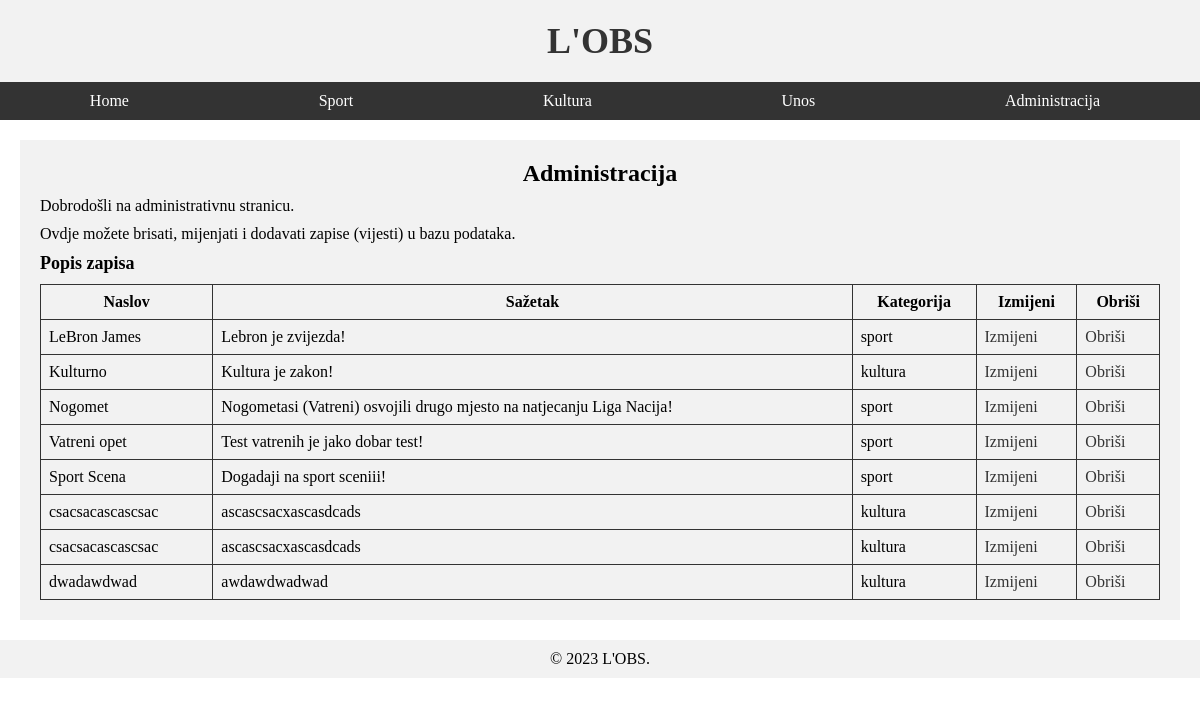
Screenshot of /administracija.php with the database file from the repository.
### tables this page shows
CREATE TABLE `vijest` (
  `id` int(11) NOT NULL,
  `datum` varchar(32) NOT NULL,
  `naslov` varchar(64) NOT NULL,
  `sazetak` text NOT NULL,
  `tekst` text NOT NULL,
  `slika` varchar(64) NOT NULL,
  `kategorija` varchar(64) NOT NULL,
  `arhiva` tinyint(1) NOT NULL
);

### HTML/administracija.php (the view, shortened to what this page needs)
<!DOCTYPE html>
<html lang="hr">
<head>
  <link rel="stylesheet" href="../style.css">
</head>
<body>
  <header>
    <h1>L'OBS</h1>
  </header>
  <nav>
    <ul>
      <li><a href="index.php">Home</a></li>
      <li><a href="kategorija.php?kategorija=sport">Sport</a></li>
      <li><a href="kategorija.php?kategorija=kultura">Kultura</a></li>
      <li><a href="unos.html">Unos</a></li>
      <li><a href="login.php">Administracija</a></li>
    </ul>
  </nav>
  <div class="admin-panel">
    <h2>Administracija</h2>
    <p>Dobrodošli na administrativnu stranicu.</p>
    <p>Ovdje možete brisati, mijenjati i dodavati zapise (vijesti) u bazu podataka.</p>
    <?php
    $host = 'localhost:3307';
    $dbName = 'projektni2';
    $username = 'marco';
    $password = 'root';
    $conn = mysqli_connect($host, $username, $password, $dbName);
        ?>
    <h3>Popis zapisa</h3>
    <table>
      <tr>
        <th>Naslov</th>
        <th>Sažetak</th>
        <th>Kategorija</th>
        <th>Izmijeni</th>
        <th>Obriši</th>
      </tr>
      <?php
      $sqlSelectAll = "SELECT * FROM vijest";
      $resultSelectAll = mysqli_query($conn, $sqlSelectAll);
      if (mysqli_num_rows($resultSelectAll) > 0) {
        while ($rowSelectAll = mysqli_fetch_assoc($resultSelectAll)) {
          echo '<tr>';
          echo '<td>' . $rowSelectAll['naslov'] . '</td>';
          echo '<td>' . $rowSelectAll['sazetak'] . '</td>';
          echo '<td>' . $rowSelectAll['kategorija'] . '</td>';
          echo '<td><a href="administracija.php?edit=' . $rowSelectAll['id'] . '">Izmijeni</a></td>';
          echo '<td><a href="administracija.php?delete=' . $rowSelectAll['id'] . '">Obriši</a></td>';
          echo '</tr>';
        }
      } else {
        echo '<tr><td colspan="5">Nema zapisa u bazi podataka.</td></tr>';
      }
      ?>
    </table>
  </div>
  <footer>
    <p>&copy; 2023 L'OBS.</p>
  </footer>
</body>
</html>

### style.css (style rules this page uses)
html, body, h1, h2, h3, p, ul, li { margin: 0; padding: 0; }
header { text-align: center; background-color: #f2f2f2; padding: 20px; }
h1 { font-size: 36px; color: #333; }
nav { background-color: #333; }
nav ul { display: flex; justify-content: space-around; list-style-type: none; padding: 10px 0; }
nav li { margin-right: 10px; }
nav a { color: #fff; text-decoration: none; padding: 5px 10px; }
h2 { font-size: 24px; margin-bottom: 10px; text-align: center; }
footer { text-align: center; background-color: #f2f2f2; padding: 10px; }
.admin-panel { margin: 20px; padding: 20px; background-color: #f2f2f2; }
.admin-panel h2 { font-size: 24px; margin-bottom: 10px; }
.admin-panel p { margin-bottom: 10px; }
.admin-panel h3 { font-size: 18px; margin-bottom: 10px; }
.admin-panel table { width: 100%; border-collapse: collapse; }
.admin-panel th, .admin-panel td { padding: 8px; border: 1px solid #333; }
.admin-panel th { background-color: #f2f2f2; font-weight: bold; }
.admin-panel a { text-decoration: none; color: #333; }

### rows the page displays
vijest: naslov "LeBron James", sazetak "Lebron je zvijezda!", kategorija "sport"
vijest: naslov "Kulturno", sazetak "Kultura je zakon!", kategorija "kultura"
vijest: naslov "Nogomet", sazetak "Nogometasi (Vatreni) osvojili drugo mjesto na natjecanju Liga Nacija!", kategorija "sport"
vijest: naslov "Vatreni opet", sazetak "Test vatrenih je jako dobar test!", kategorija "sport"
vijest: naslov "Sport Scena", sazetak "Dogadaji na sport sceniii!", kategorija "sport"
vijest: naslov "csacsacascascsac", sazetak "ascascsacxascasdcads", kategorija "kultura"
vijest: naslov "csacsacascascsac", sazetak "ascascsacxascasdcads", kategorija "kultura"
vijest: naslov "dwadawdwad", sazetak "awdawdwadwad", kategorija "kultura"
